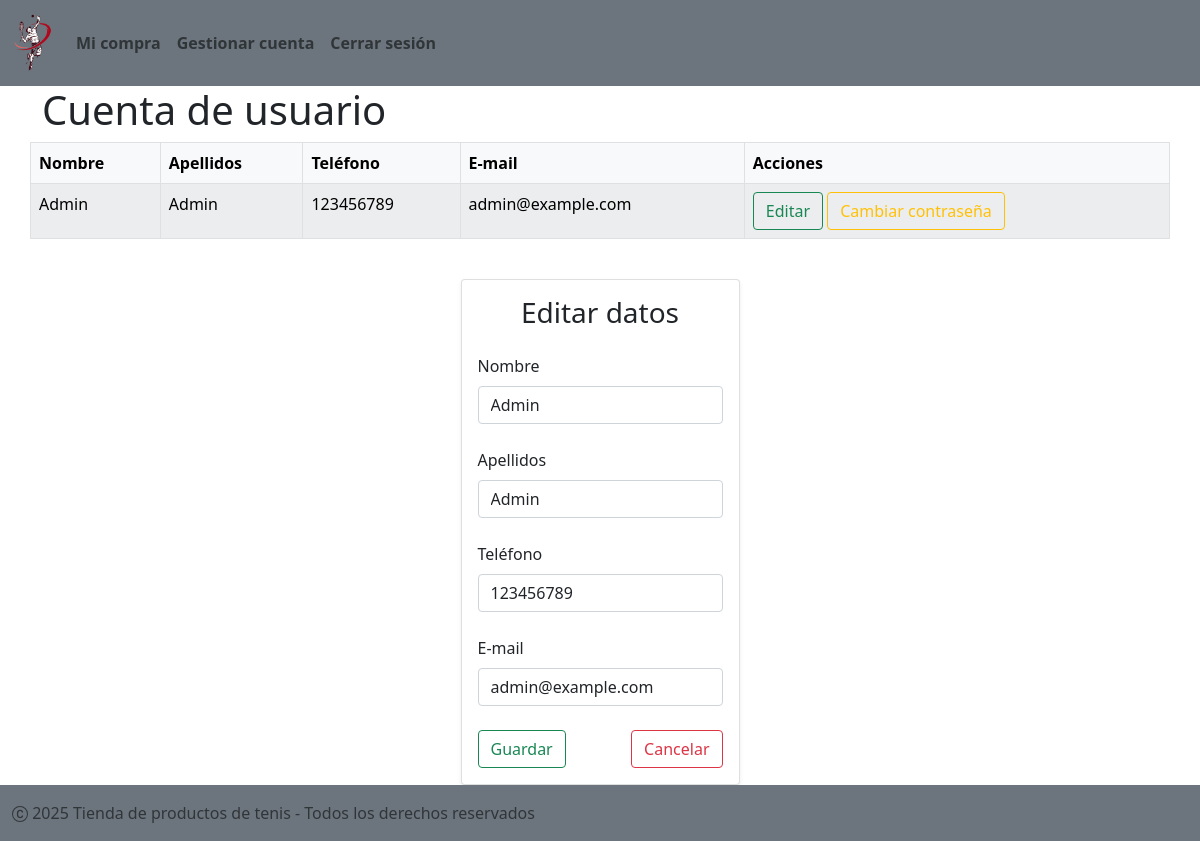
The app's page /admin/usuarios.php?accion=editar&id=100 (signed in) with its own data.
### tables this page shows
CREATE TABLE `Clientes` (
  `Cod_cliente` int(3) NOT NULL,
  `Nombre` varchar(50) NOT NULL,
  `Apellidos` varchar(50) NOT NULL,
  `Telefono` int(9) NOT NULL,
  `Email` varchar(50) NOT NULL,
  `Password` varchar(255) NOT NULL
);

### admin/includes/crudClientes.php (called while the page is built, shortened)
<?php
class Clientes {
    public function getClienteById($id) {
        try {
            $db = new Connection();
            $conn = $db->getConnection();
            $sql = "SELECT * FROM Clientes WHERE Cod_cliente = ?";
            $stmt = $conn->prepare($sql);
            $stmt->bind_param("i", $id);
            $stmt->execute();
            $result = $stmt->get_result();
            return $result ? $result->fetch_assoc() : [];
        } catch (Exception $e) {
            return [];
        }
    }
}
?>

### admin/usuarios.php (the view, shortened to what this page needs)
<?php
require_once "./includes/crudClientes.php";
$usuario = $_SESSION['usuario'];
$accion = $_GET['accion'] ?? null;
$id = $_GET['id'] ?? null;
$usuarioObj = new Clientes();
if ($accion === "editar" && $id) {
    $user = $usuarioObj->getClienteById($id);
}
?>
<!DOCTYPE html>
<html lang="es">
<head>
    <link rel="stylesheet" href="../assets/Bootstrap/css/bootstrap.min.css">
</head>
<body>
    <?php include "menu.php" ?>
    <div class="container-fluid">
        <div class="container">
            <div class="row">
                <h1>Cuenta de usuario</h1>
            </div>
            <div class="row">
                <table class="table table-light table-striped table-hover table-bordered">
                    <thead>
                        <tr>
                            <th>Nombre</th>
                            <th>Apellidos</th>
                            <th>Teléfono</th>
                            <th>E-mail</th>
                            <th>Acciones</th>
                        </tr>
                    </thead>
                    <tbody>
                        <tr>
                            <td><?= $usuario['Nombre'] ?></td>
                            <td><?= $usuario['Apellidos'] ?></td>
                            <td><?= $usuario['Telefono'] ?></td>
                            <td><?= $usuario['Email'] ?></td>
                            <td>
                                <a href="usuarios.php?accion=editar&id=<?= $usuario['Cod_cliente'] ?>"><button type="button" class="btn btn-outline-success">Editar</button></a>
                                <a href="usuarios.php?accion=editarPass&id=<?= $usuario['Cod_cliente'] ?>"><button type="button" class="btn btn-outline-warning">Cambiar contraseña</button></a>
                            </td>
                        </tr>
                    </tbody>
                </table>
            </div>
        </div>
        <div class="container d-flex justify-content-center mt-4">
            <div class="card shadow-sm w-25">
                <div class="card-body">
                    <form action="" method="POST" class="needs-validation" novalidate>
                        <?php if ($accion === "editar" && $id) : ?>
                            <div class="row">
                                <h3 class="card-title text-center mb-4">
                                    Editar datos
                                </h3>
                            </div>
                            <div class="mb-4">
                                <label class="form-label">Nombre</label>
                                <input type="text" class="form-control" name="nombre"
                                    value="<?= htmlspecialchars($user['Nombre']) ?>" required>
                            </div>
                            <div class="mb-4">
                                <label class="form-label">Apellidos</label>
                                <input type="text" class="form-control" name="apellidos"
                                    value="<?= htmlspecialchars($user['Apellidos']) ?>" required>
                            </div>
                            <div class="mb-4">
                                <label class="form-label">Teléfono</label>
                                <input type="text" class="form-control" name="telefono"
                                    value="<?= htmlspecialchars($user['Telefono']) ?>" required>
                            </div>
                            <div class="mb-4">
                                <label class="form-label">E-mail</label>
                                <input type="text" class="form-control" name="email"
                                    value="<?= htmlspecialchars($user['Email']) ?>" required>
                            </div>
                            <div class="d-flex justify-content-between">
                                <button type="submit" class="btn btn-outline-success">Guardar</button>
                                <a href="usuarios.php" class="btn btn-outline-danger">Cancelar</a>
                            </div>
                        <?php endif ?>
                    </form>
                </div>
            </div>
        </div>
    </div>
    <?php include "../footer.php" ?>
</body>
</html>

### records on screen
clientes: Nombre "Admin", Apellidos "Admin", Telefono "123456789", Email "admin@example.com", nombre "Admin", apellidos "Admin", telefono "123456789", email "admin@example.com"
